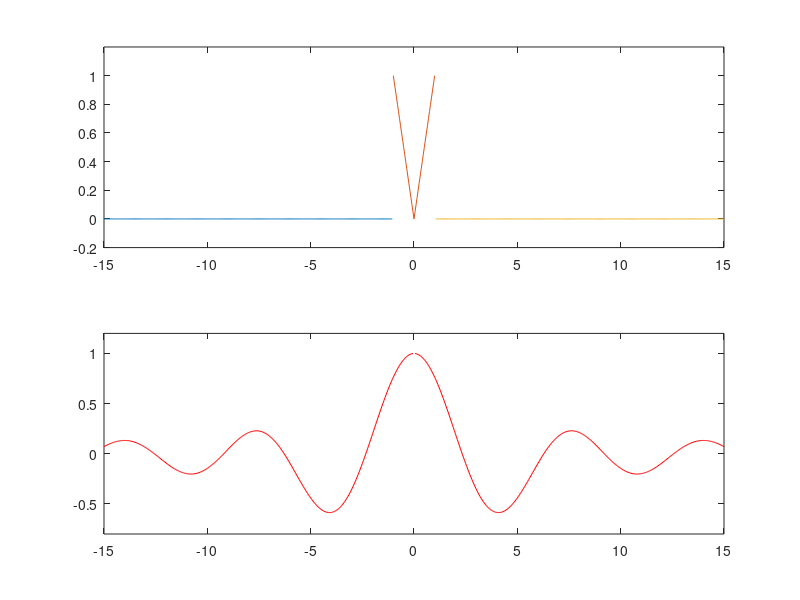

This chart was generated by the following MATLAB code:
clf;
xx=-15:0.05:15;

F = @( x ) 2 * sin( x ) ./ x + 2 * ( cos( x ) - 1 ) ./ x.^2 ;
subplot(2,1,2);
plot(xx,F(xx),'r');
ylim([-0.8, 1.2])

subplot(2,1,1);
plot(xx(xx<-1),zeros(size(xx(xx<-1))));
hold on;
plot(xx((-1<=xx)&(xx<=1)), abs(xx((-1<=xx)&(xx<=1))));
plot(xx(xx>1),zeros(size(xx(xx>1))));
ylim([-0.2, 1.2])
print('abszol','-dpdf') ;

